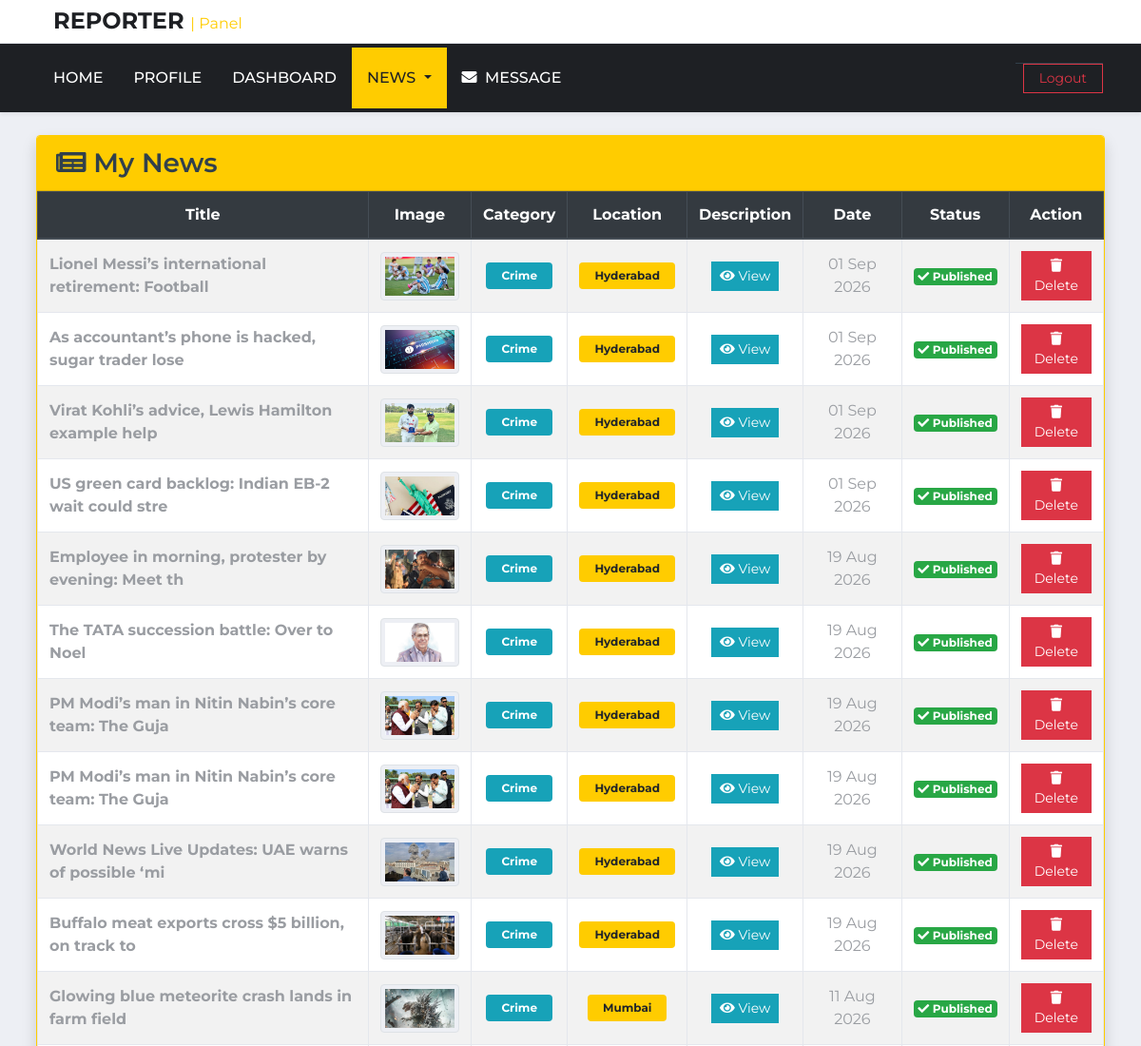
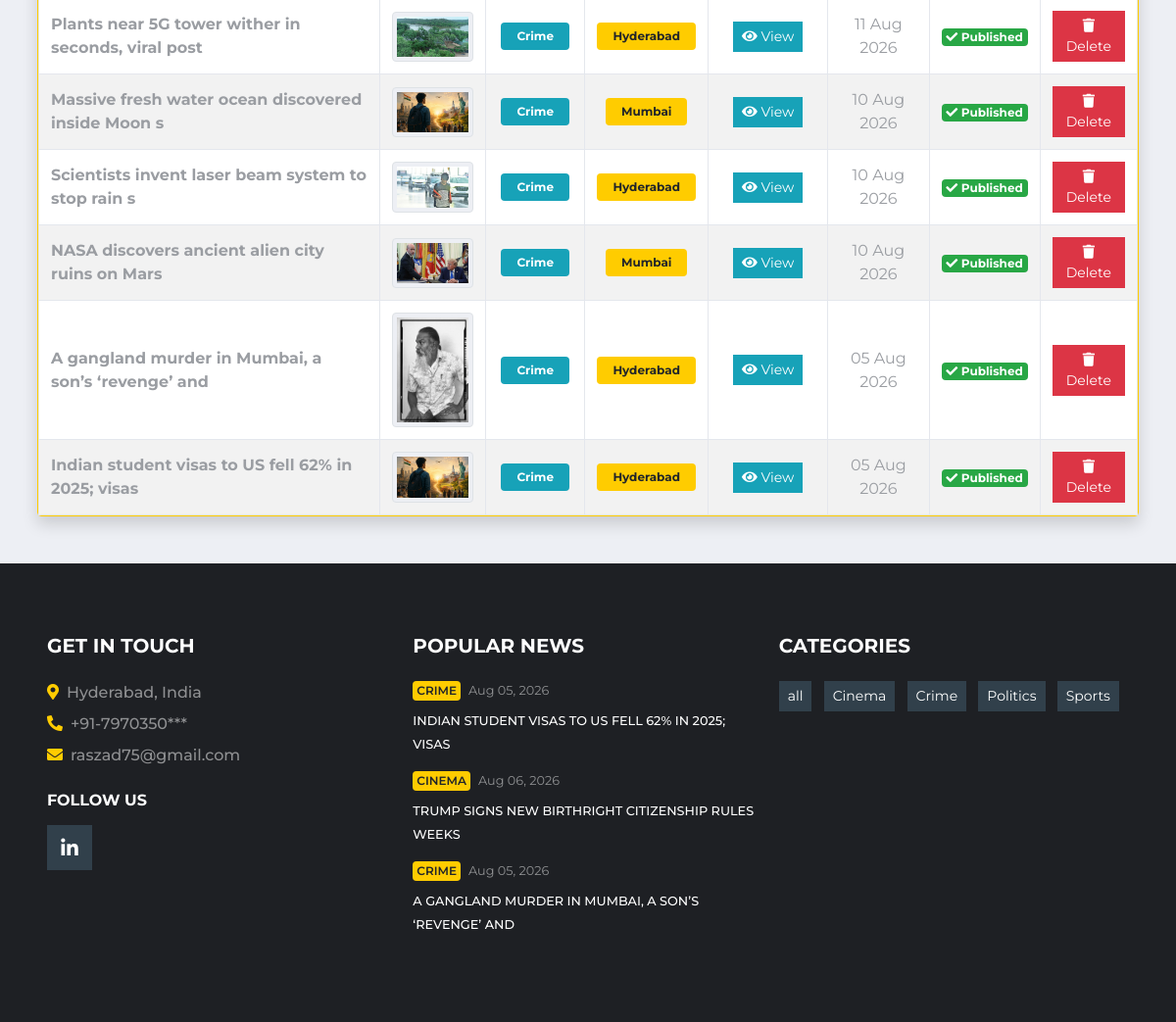
The page /db.php?myn (signed in) on the database its author committed (2 pictures, top to bottom).
### tables this page shows
CREATE TABLE `news_table` (
  `nid` int(5) NOT NULL,
  `heading` varchar(50) NOT NULL,
  `n_category_id` int(5) NOT NULL,
  `n_location_id` int(5) NOT NULL,
  `description` varchar(5000) NOT NULL,
  `reporter_id` int(5) NOT NULL,
  `editor_id` int(11) NOT NULL,
  `news_image` varchar(50) NOT NULL,
  `posted_date` timestamp NOT NULL DEFAULT current_timestamp(),
  `views` int(5) NOT NULL,
  `is_delete` int(5) NOT NULL DEFAULT 0,
  `is_publish` int(5) NOT NULL DEFAULT 0,
  `is_breaking` int(5) NOT NULL DEFAULT 0,
  `scheduled_publish_at` datetime DEFAULT NULL,
  `is_scheduled` tinyint(1) NOT NULL DEFAULT 0
);

CREATE TABLE `category` (
  `cat_id` int(5) NOT NULL,
  `category` text NOT NULL,
  `is_delete` tinyint(1) NOT NULL DEFAULT 0
);

CREATE TABLE `location` (
  `loc_id` int(5) NOT NULL,
  `location` text NOT NULL,
  `is_delete` tinyint(1) NOT NULL DEFAULT 0
);

### mynews.php (the view, shortened to what this page needs)
<?php
$uid = $_SESSION['uid'];
include "reporter_header.php";
$sql2 = "SELECT * FROM news_table
INNER JOIN category ON news_table.n_category_id = category.cat_id
INNER JOIN location ON news_table.n_location_id = location.loc_id
WHERE news_table.is_delete = 0 AND category.is_delete = 0 AND location.is_delete = 0 AND news_table.reporter_id = '$uid'
ORDER BY news_table.nid DESC";
$result2 = mysqli_query($conn, $sql2);
?>
<div class="container mt-4">
    <div class="card shadow border-primary">
        <div class="card-header bg-primary text-white">
            <div class="d-flex justify-content-between align-items-center">
                <h3 class="mb-0"><i class="fa fa-newspaper"></i> My News</h3>
            </div>
        </div>
        <div class="card-body p-0">
            <div class="table-responsive">
                <table class="table table-bordered table-hover table-striped mb-0">
                    <thead class="thead-dark text-center">
                        <tr>
                            <th>Title</th>
                            <th>Image</th>
                            <th>Category</th>
                            <th>Location</th>
                            <th>Description</th>
                            <th>Date</th>
                            <th>Status</th>
                            <th>Action</th>
                        </tr>
                    </thead>
                    <tbody>
                        <?php foreach ($result2 as $row) { ?>
                            <?php
                            if ($row['is_scheduled'] == 1) {
                                $status = '<span class="badge badge-info"><i class="fa fa-clock"></i> Scheduled</span><br><small class="text-muted">' . date("d M Y h:i A", strtotime($row['scheduled_publish_at'])) . '</small>';
                            } elseif ($row['is_publish'] == 1) {
                                $status = '<span class="badge badge-success"><i class="fa fa-check"></i> Published</span>';
                            } else {
                                $status = '<span class="badge badge-warning text-dark"><i class="fa fa-clock"></i> Unpublished</span>';
                            }
                            ?>
                            <tr>
                                <td class="align-middle font-weight-bold"><?php echo $row['heading']; ?></td>
                                <td class="text-center align-middle">
                                    <img src="<?php echo $row['news_image']; ?>" class="img-thumbnail rounded" width="100">
                                </td>
                                <td class="text-center align-middle">
                                    <span class="badge badge-info px-3 py-2"><?php echo $row['category']; ?></span>
                                </td>
                                <td class="text-center align-middle">
                                    <span class="badge badge-primary px-3 py-2"><?php echo $row['location']; ?></span>
                                </td>
                                <td class="text-center align-middle">
                                    <button type="button" class="btn btn-info btn-sm" data-toggle="modal" data-target="#description<?php echo $row['nid']; ?>">
                                        <i class="fa fa-eye"></i> View
                                    </button>
                                </td>
                                <td class="text-center align-middle"><?php echo date("d M Y", strtotime($row['posted_date'])); ?></td>
                                <td class="text-center align-middle"><?php echo $status; ?></td>
                                <td class="text-center align-middle">
                                    <a href="db.php?delnews=<?php echo $row['nid']; ?>" class="btn btn-danger btn-sm" onclick="return confirm('Are you sure you want to delete this news?')">
                                        <i class="fa fa-trash"></i> Delete
                                    </a>
                                </td>
                            </tr>
                        <?php } ?>
                    </tbody>
                </table>
            </div>
        </div>
    </div>
</div>
<?php include "footer.php"; ?>

### db.php (shortened to what this page needs)
<?php
$conn = mysqli_connect("localhost", "root", "", "news");
mysqli_query($conn, "UPDATE news_table SET is_publish = 1, is_scheduled = 0 WHERE is_scheduled = 1 AND scheduled_publish_at IS NOT NULL AND scheduled_publish_at <= NOW() AND is_delete = 0");
if (isset($_GET['myn']))
{
    require "mynews.php";
}

### reporter_header.php (shortened to what this page needs)
<?php
if (isset($_GET['memindex'])) {
    $page = 'memindex';
} elseif (isset($_GET['profile'])) {
    $page = 'profile';
} elseif (isset($_GET['unews'])) {
    $page = 'unews';
} elseif (isset($_GET['myn'])) {
    $page = 'myn';
} elseif (isset($_GET['message'])) {
    $page = 'message';
} elseif (basename($_SERVER['PHP_SELF']) == 'dashboard.php') {
    $page = 'dashboard';
} else {
    $page = '';
}
?>
<!DOCTYPE html>
<html lang="en">
<head>
    <link href="https://cdnjs.cloudflare.com/ajax/libs/font-awesome/5.15.0/css/all.min.css" rel="stylesheet">
    <link rel="stylesheet" href="https://cdn.jsdelivr.net/npm/bootstrap@4.6.2/dist/css/bootstrap.min.css">
    <link href="css/style.css" rel="stylesheet">
</head>
<body>
    <div class="container-fluid bg-light border-bottom d-none d-lg-block">
        <div class="row align-items-center py-2 px-lg-5">
            <div class="col-lg-12">
                <h1 class="m-0 h4 font-weight-bold text-dark">REPORTER <span class="text-primary h6 font-weight-normal">| Panel</span></h1>
            </div>
        </div>
    </div>
    <nav class="navbar navbar-expand-lg navbar-dark bg-dark sticky-top shadow-sm py-1">
        <div class="container-fluid px-lg-4">
            <div class="collapse navbar-collapse justify-content-between" id="reporterNavbar">
                <ul class="navbar-nav mr-auto">
                    <li class="nav-item">
                        <a href="db.php?memindex"
                            class="nav-link px-3 <?php echo ($page == 'memindex') ? 'active' : ''; ?>">
                            Home
                        </a>
                    </li>
                    <li class="nav-item">
                        <a href="db.php?profile"
                            class="nav-link px-3 <?php echo ($page == 'profile') ? 'active' : ''; ?>">
                            Profile
                        </a>
                    </li>
                    <li class="nav-item">
                        <a href="dashboard.php"
                            class="nav-link px-3 <?php echo ($page == 'dashboard') ? 'active' : ''; ?>">
                            Dashboard
                        </a>
                    </li>
                    <li class="nav-item dropdown">
                        <a class="nav-link dropdown-toggle px-3
            <?php echo in_array($page, ['unews', 'myn']) ? 'active' : ''; ?>"
                            href="#"
                            id="newsDropdown"
                            role="button"
                            data-toggle="dropdown"
                            aria-haspopup="true"
                            aria-expanded="false">
                            News
                        </a>
                    </li>
                    <li class="nav-item">
                        <a href="db.php?message"
                            class="nav-link px-3 <?php echo ($page == 'message') ? 'active' : ''; ?>">
                            <i class="fas fa-envelope mr-1"></i> Message
                        </a>
                    </li>
                </ul>
                <div class="d-flex align-items-center pt-2 pt-lg-0 border-top border-lg-0 border-secondary">
                    <a href="db.php?logout" class="btn btn-outline-danger btn-sm px-3 ml-2">
                        Logout
                    </a>
                </div>
            </div>
        </div>
    </nav>
</body>
</html>

### footer.php (shortened to what this page needs)
<?php
$conn = mysqli_connect("localhost", "root", "", "news");
?>
<footer class="container-fluid bg-dark text-white-50 pt-5 px-sm-3 px-md-5 mt-5">
    <div class="row py-4">
        <div class="col-lg-4 col-md-6 mb-5">
            <h5 class="mb-4 text-white text-uppercase font-weight-bold">Get In Touch</h5>
            <p class="font-weight-medium mb-2">
                <i class="fa fa-map-marker-alt mr-2 text-primary"></i>Hyderabad, India
            </p>
            <p class="font-weight-medium mb-2">
                <i class="fa fa-phone-alt mr-2 text-primary"></i>+91-7970350***
            </p>
            <p class="font-weight-medium mb-4">
                <i class="fa fa-envelope mr-2 text-primary"></i>raszad75@gmail.com
            </p>
            <h6 class="mt-4 mb-3 text-white text-uppercase font-weight-bold">Follow Us</h6>
            <div class="d-flex justify-content-start">
                <a class="btn btn-lg btn-secondary btn-lg-square mr-2 text-white"
                    href="https://www.linkedin.com/in/aszad-raza"
                    target="_blank">
                    <i class="fab fa-linkedin-in"></i>
                </a>
            </div>
        </div>
        <?php
        $popular_sql = " SELECT n.nid, n.heading, n.posted_date, c.category,
        COUNT(l.like_id) AS total_likes FROM news_table n
        LEFT JOIN category c ON n.n_category_id = c.cat_id LEFT JOIN `likes` l ON n.nid = l.news_id
        WHERE n.is_publish = 1 AND n.is_delete = 0 GROUP BY  n.nid, n.heading, n.posted_date, c.category
        ORDER BY total_likes DESC LIMIT 3
";
        $popular_result = mysqli_query($conn, $popular_sql);
        ?>
        <div class="col-lg-4 col-md-6 mb-5">
            <h5 class="mb-4 text-white text-uppercase font-weight-bold">
                Popular News
            </h5>
            <?php foreach ($popular_result as $popular) { ?>
                <div class="mb-3">
                    <div class="mb-2 d-flex align-items-center">
                        <a class="badge badge-primary text-uppercase font-weight-semi-bold p-1 mr-2"
                            href="index.php?catcat=<?php echo urlencode($popular['category']); ?>">
                            <?php echo $popular['category']; ?>
                        </a>
                        <a class="text-white-50 small" href="#">
                            <?php echo date("M d, Y", strtotime($popular['posted_date'])); ?>
                        </a>
                    </div>
                    <a class="small text-light text-uppercase font-weight-medium text-decoration-none"
                        href="db.php?singlenews2=<?php echo $popular['nid']; ?>">
                        <?php echo $popular['heading']; ?>
                    </a>
                </div>
            <?php } ?>
        </div>
        <?php
        $category_sql = "SELECT * FROM category ORDER BY category ASC";
        $category_result = mysqli_query($conn, $category_sql);
        ?>
        <div class="col-lg-4 col-md-6 mb-5">
            <h5 class="mb-4 text-white text-uppercase font-weight-bold">Categories</h5>
            <div class="m-n1">
                <?php
                foreach ($category_result as $category) {
                ?>
                    <a href="index.php?catcat=<?php echo urlencode($category['category']); ?>"
                        class="btn btn-sm btn-secondary m-1 text-white">
                        <?php echo $category['category']; ?>
                    </a>
                <?php
                }
                ?>
            </div>
        </div>
    </div>
</footer>
</body>
</html>

### rows shown on the page
news_table: heading "Lionel Messi’s international retirement: Football", news_image (picture), n_category.category "Crime", location.location "Hyderabad", posted_date "01 Sep 2026", is_scheduled 0 (drawn)
news_table: heading "As accountant’s phone is hacked, sugar trader lose", news_image (picture), n_category.category "Crime", location.location "Hyderabad", posted_date "01 Sep 2026", is_scheduled 0 (drawn)
news_table: heading "Virat Kohli’s advice, Lewis Hamilton example help", news_image (picture), n_category.category "Crime", location.location "Hyderabad", posted_date "01 Sep 2026", is_scheduled 0 (drawn)
news_table: heading "US green card backlog: Indian EB-2 wait could stre", news_image (picture), n_category.category "Crime", location.location "Hyderabad", posted_date "01 Sep 2026", is_scheduled 0 (drawn)
news_table: heading "Employee in morning, protester by evening: Meet th", news_image (picture), n_category.category "Crime", location.location "Hyderabad", posted_date "19 Aug 2026", is_scheduled 0 (drawn)
news_table: heading "The TATA succession battle: Over to Noel", news_image (picture), n_category.category "Crime", location.location "Hyderabad", posted_date "19 Aug 2026", is_scheduled 0 (drawn)
news_table: heading "PM Modi’s man in Nitin Nabin’s core team: The Guja", news_image (picture), n_category.category "Crime", location.location "Hyderabad", posted_date "19 Aug 2026", is_scheduled 0 (drawn)
news_table: heading "PM Modi’s man in Nitin Nabin’s core team: The Guja", news_image (picture), n_category.category "Crime", location.location "Hyderabad", posted_date "19 Aug 2026", is_scheduled 0 (drawn)
news_table: heading "World News Live Updates: UAE warns of possible ‘mi", news_image (picture), n_category.category "Crime", location.location "Hyderabad", posted_date "19 Aug 2026", is_scheduled 0 (drawn)
news_table: heading "Buffalo meat exports cross $5 billion, on track to", news_image (picture), n_category.category "Crime", location.location "Hyderabad", posted_date "19 Aug 2026", is_scheduled 0 (drawn)
news_table: heading "Glowing blue meteorite crash lands in farm field", news_image (picture), n_category.category "Crime", location.location "Mumbai", posted_date "11 Aug 2026", is_scheduled 0 (drawn)
news_table: heading "Plants near 5G tower wither in seconds, viral post", news_image (picture), n_category.category "Crime", location.location "Hyderabad", posted_date "11 Aug 2026", is_scheduled 0 (drawn)
news_table: heading "Massive fresh water ocean discovered inside Moon s", news_image (picture), n_category.category "Crime", location.location "Mumbai", posted_date "10 Aug 2026", is_scheduled 0 (drawn)
news_table: heading "Scientists invent laser beam system to stop rain s", news_image (picture), n_category.category "Crime", location.location "Hyderabad", posted_date "10 Aug 2026", is_scheduled 0 (drawn)
news_table: heading "NASA discovers ancient alien city ruins on Mars", news_image (picture), n_category.category "Crime", location.location "Mumbai", posted_date "10 Aug 2026", is_scheduled 0 (drawn)
news_table: heading "A gangland murder in Mumbai, a son’s ‘revenge’ and", news_image (picture), n_category.category "Crime", location.location "Hyderabad", posted_date "05 Aug 2026", is_scheduled 0 (drawn), n_category.category "CRIME", posted_date "Aug 05, 2026", heading "A GANGLAND MURDER IN MUMBAI, A SON’S ‘REVENGE’ AND"
news_table: heading "Indian student visas to US fell 62% in 2025; visas", news_image (picture), n_category.category "Crime", location.location "Hyderabad", posted_date "05 Aug 2026", is_scheduled 0 (drawn), n_category.category "CRIME", posted_date "Aug 05, 2026", heading "INDIAN STUDENT VISAS TO US FELL 62% IN 2025; VISAS"
news_table: n_category.category "CINEMA", posted_date "Aug 06, 2026", heading "TRUMP SIGNS NEW BIRTHRIGHT CITIZENSHIP RULES WEEKS"
category: category "all"
category: category "Cinema"
category: category "Crime"
category: category "Politics"
category: category "Sports"
